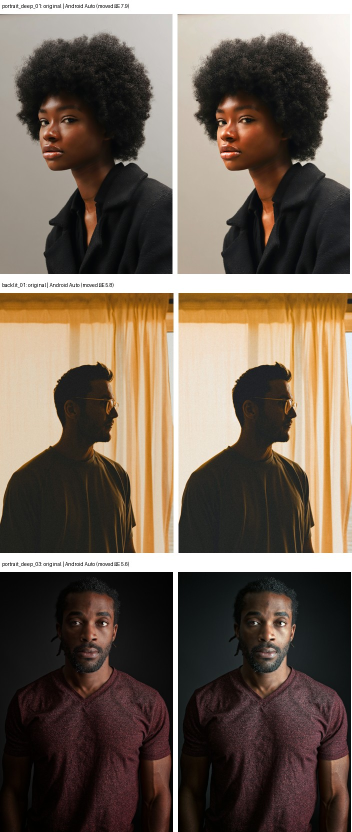
#> input picture experiments/auto-android/originals-review.jpg, 704 x 1664 px (shown at 1/2 size)
$ python -i build_leaks.py   (imports and definitions only)
#> lines starting #> are read from the running program, lines starting #| are printed output that depends on the picture; after the words box and inside, x2 and y2 are one past the last pixel; in counts of white or black regions, pixels touching at a corner belong together
#> further down, picture is the input picture: PIL image 704x1664 RGB; mean R, G, B 111.4, 97.6, 85.3
#!/usr/bin/env python3
"""Build the light-leak pack both apps bundle (owner, 2026-10-11: real light leaks from the owner's film-burn clips).

    python shared/leaks/build_leaks.py [--review .leak-review] [--out shared/leaks/out]

Input: the leak review (.leak-review/candidates.json and frames/, not committed), the stills the owner approved,
extracted from the purchased clips. Output (`out/`, git-ignored like the look pack, so the purchase never enters the
repository):
- leaks.json   format "lightly-leak-pack" 1: per leak its id, display name, image and thumbnail files and their SHA-256;
- img/<id>.jpg   the leak at 1600 px on the long edge (sRGB, JPEG q90), the overlay the renderer screens over the frame;
- thumb/<id>.jpg 240 px, for the panel's tiles.

Ids are "leak-" + the first 12 hex digits of the source still's SHA-256, so they never move when the set changes.
Names follow the preset names' style (no digits): the leak's dominant colour and its shape, unique.
"""
from __future__ import annotations

import argparse
import hashlib
import json
import math
import shutil
from pathlib import Path

import numpy as np
from PIL import Image

HERE = Path(__file__).resolve().parent
REPO = HERE.parents[1]
LONG_EDGE, THUMB_EDGE = 1600, 240
COLOUR_WORDS = [  # hue (degrees, HSV) → words
    (0, 18, ["Ember", "Crimson", "Scarlet"]), (18, 40, ["Amber", "Copper", "Tangerine"]),
    (40, 62, ["Gold", "Honey", "Saffron"]), (62, 160, ["Lime", "Moss", "Citrine"]),
    (160, 250, ["Azure", "Cobalt", "Teal"]), (250, 320, ["Violet", "Plum", "Orchid"]), (320, 361, ["Rose", "Coral", "Ruby"])]
SHAPE_WORDS = {"edge": ["Edge", "Fringe", "Border"], "flare": ["Flare", "Glow", "Bloom"],
               "streak": ["Streak", "Sweep", "Beam"], "wash": ["Wash", "Haze", "Veil"]}


def sha256(path: Path) -> str:
    return hashlib.sha256(path.read_bytes()).hexdigest()


def describe(image: Image.Image) -> tuple[float, str]:
    """Dominant hue of the bright part, and a shape word from where the light sits."""
    small = np.asarray(image.convert("RGB").resize((96, 54)), dtype=float) / 255
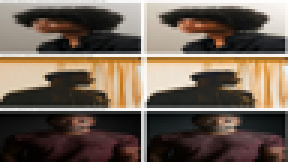
#> small: shape (54, 96, 3) float64 (shown 3 times larger); mean R, G, B 0.437, 0.382, 0.334
    luma = small.mean(2)
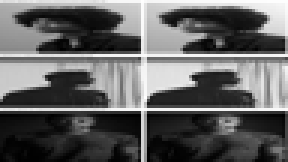
#> luma: shape (54, 96) float64 (shown 3 times larger); min 0, max 0.997, mean 0.384
    bright = luma > max(0.25, np.percentile(luma, 75))
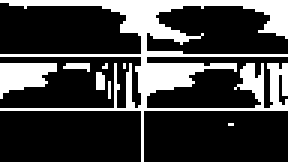
#> bright: shape (54, 96) bool (shown 3 times larger); 25% white; 8 white regions (6 under 20 px), largest, box (x1, y1, x2, y2) and area: (0, 0, 96, 54) 1102, (0, 21, 19, 33) 146
    hsv = np.asarray(Image.fromarray((small * 255).astype(np.uint8)).convert("HSV"), dtype=float)
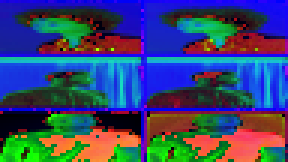
#> hsv: shape (54, 96, 3) float64 (shown 3 times larger); mean R, G, B 56.1, 70.2, 111.9
    hues = hsv[..., 0][bright] / 255 * 360
#> hues = 1296 values, max 240 at index 461, min 0 at index 15, mean 35.18
    hue = float(np.degrees(np.arctan2(np.sin(np.radians(hues)).mean(), np.cos(np.radians(hues)).mean())) % 360) if hues.size else 30.0
#> hue = 32.69
    ys, xs = np.nonzero(bright)
#> ys = 1296 values from 0 to 53; xs = 1296 values, max 95 at index 95, min 0 at index 0, mean 51.6
    coverage = bright.mean()
#> coverage = 0.25
    near_edge = xs.size and (min(xs.min(), 95 - xs.max()) == 0 or min(ys.min(), 53 - ys.max()) == 0)
#> near_edge = True
    aspect = (np.ptp(xs) + 1) / (np.ptp(ys) + 1) if xs.size else 1
#> aspect = 1.78
    shape = "wash" if coverage > 0.45 else "streak" if (aspect > 2.6 or aspect < 0.38) else "edge" if near_edge else "flare"
#> shape = 'edge'
    return hue, shape


# [44 lines left out: functions name_for, main, not called in this run]


# [2 lines not run here, left out]

>>> from PIL import Image
>>> picture = Image.open('../../experiments/auto-android/originals-review.jpg')
>>> result = describe(picture)
#> result = (32.69, 'edge')
